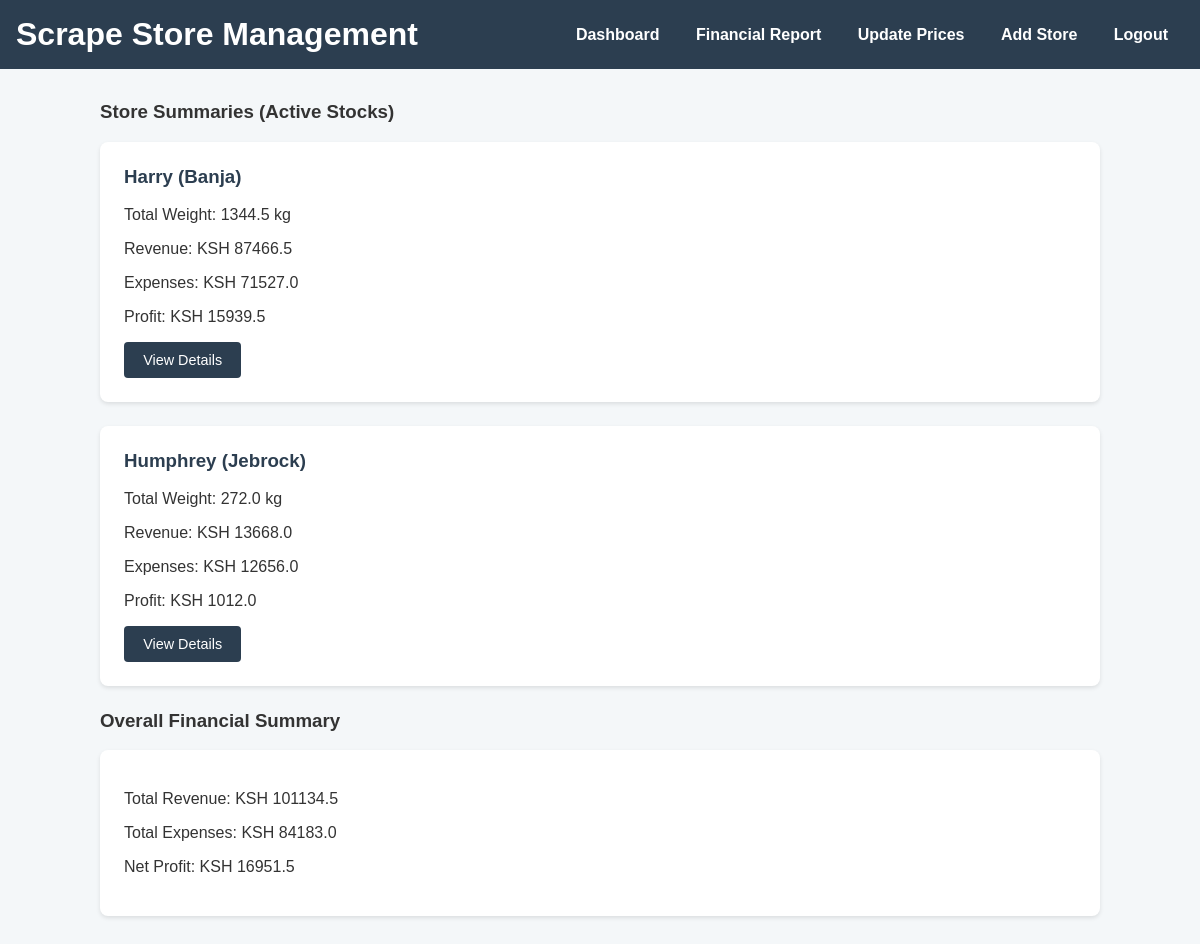
The app's page / (signed in) with its own data.
### core/models.py (models this page shows)
class Store(models.Model):
    owner = models.ForeignKey(User, on_delete=models.CASCADE)
    name = models.CharField(max_length=100)
    location = models.CharField(max_length=100)
    def __str__(self):
        return self.name

### core/views.py (the view, shortened to what this page needs)
# urls.py: path('', views.dashboard, name='dashboard'),
@login_required
def dashboard(request):
    initialize_scrap_types()
    stores = Store.objects.filter(owner=request.user)
    logger.debug(f"Dashboard stores for user {request.user.username}: {list(stores)}")
    store_summaries = []
    alerts = []
    current_date = timezone.now()
    if not stores:
        logger.warning(f"No stores found for user {request.user.username}")
        return redirect('add_store')
    for store in stores:
        current_stock = Stock.objects.filter(store=store, is_active=True).first()
        entries = current_stock.entries.all().order_by('date')
        expenses = store.expenses.filter(date__lte=current_date.date()).all()
        total_weight = sum(sum(float(weight) for weight in entry.weights.values()) for entry in entries) or 0
        total_revenue = sum(float(entry.calculate_revenue()) for entry in entries) or 0
        total_expenses = sum(float(expense.amount) for expense in expenses) + sum(float(entry.amount_used) for entry in entries) or 0
        total_profit = total_revenue - total_expenses
        previous_stock = Stock.objects.filter(store=store, is_active=False).order_by('-created_date').first()
        if previous_stock:
            prev_entries = previous_stock.entries.all()
            prev_expenses = store.expenses.filter(date__lte=previous_stock.created_date).all()
            prev_revenue = sum(float(entry.calculate_revenue()) for entry in prev_entries) or 0
            prev_total_expenses = sum(float(expense.amount) for expense in prev_expenses) + sum(float(entry.amount_used) for entry in prev_entries) or 0
            prev_profit = prev_revenue - prev_total_expenses
            if prev_profit != 0 and abs((total_profit - prev_profit) / prev_profit) > 0.1:
                Alert.objects.get_or_create(
                    alert_type='PROFIT_LOSS',
                    store=store,
                    message=f"Significant profit/loss change in {store.name}: {total_profit} vs {prev_profit}.",
                    defaults={'created_at': current_date}
                )
        store_summaries.append({
            'store': store,
            'total_weight': total_weight,
            'total_revenue': total_revenue,
            'total_expenses': total_expenses,
            'total_profit': total_profit,
        })
    alerts = Alert.objects.filter(store__owner=request.user, is_read=False)
    total_revenue_all = sum(float(s['total_revenue']) for s in store_summaries)
    total_expenses_all = sum(float(s['total_expenses']) for s in store_summaries)
    net_profit_all = total_revenue_all - total_expenses_all
    context = {
        'store_summaries': store_summaries,
        'net_profit_all': net_profit_all,
        'total_revenue_all': total_revenue_all,
        'total_expenses_all': total_expenses_all,
        'alerts': alerts,
    }
    return render(request, 'core/dashboard.html', context)

### core/models.py (called while the page is built)
    def calculate_revenue(self):
        total = 0
        for scrap_type, weight in self.weights.items():
            price = ScrapType.objects.get(name=scrap_type).selling_price
            total += float(weight) * float(price)
        return total

### core/views.py (called while the page is built)
def initialize_scrap_types():
    for name, _ in SCRAP_TYPES:
        ScrapType.objects.get_or_create(name=name, defaults={'selling_price': 0.00})

### core/templates/core/dashboard.html (shortened to what this page needs)
{% extends 'core/base.html' %}
{% block content %}
    <h3>Store Summaries (Active Stocks)</h3>
    {% if store_summaries %}
        {% for summary in store_summaries %}
            <div class="card">
                <h3>{{ summary.store.name }} ({{ summary.store.location }})</h3>
                <p>Total Weight: {{ summary.total_weight }} kg</p>
                <p>Revenue: KSH {{ summary.total_revenue }}</p>
                <p>Expenses: KSH {{ summary.total_expenses }}</p>
                <p>Profit: KSH {{ summary.total_profit }}</p>
                <a href="{% url 'store_detail' summary.store.id %}" class="btn">View Details</a>
            </div>
        {% endfor %}
    {% else %}
        <p>No stores available. <a href="{% url 'add_store' %}" class="btn">Add a Store</a></p>
    {% endif %}
    <h3>Overall Financial Summary</h3>
    <div class="card">
        <p>Total Revenue: KSH {{ total_revenue_all }}</p>
        <p>Total Expenses: KSH {{ total_expenses_all }}</p>
        <p>Net Profit: KSH {{ net_profit_all }}</p>
    </div>
{% endblock %}

### static/core/css/styles.css (style rules this page uses)
body { font-family: 'Arial', sans-serif; margin: 0; padding: 0; background-color: #f4f7f9; color: #333; overflow-x: hidden; }
.card { background-color: white; border-radius: 8px; box-shadow: 0 2px 4px rgba(0,0,0,0.1); padding: 1.5rem; margin-bottom: 1.5rem; }
.card h3 { margin-top: 0; color: #2c3e50; }
button, .btn { background-color: #2c3e50; color: white; padding: 0.6rem 1.2rem; border: none; border-radius: 4px; cursor: pointer; text-decoration: none; display: inline-block; font-size: 0.9em; }

### records on screen
Store: store.name "Harry", store.location "Banja", total_weight "1344.5", total_revenue "87466.5", total_expenses "71527.0", total_profit "15939.5"
Store: store.name "Humphrey", store.location "Jebrock", total_weight "272.0", total_revenue "13668.0", total_expenses "12656.0", total_profit "1012.0"

### other values on screen
{{ total_revenue_all }} "101134.5"
{{ total_expenses_all }} "84183.0"
{{ net_profit_all }} "16951.5"
